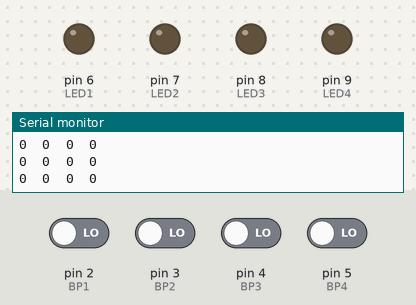
The sketch below on a simulated Arduino Uno, built with avr-gcc and run on an emulated ATmega328P. On the bench: output pins drawn as LEDs (lit = HIGH), the last lines printed to the serial monitor. The test bench sets the inputs (shaded band); at power-on: pin 2 (BP1), pin 3 (BP2), pin 4 (BP3), pin 5 (BP4) LOW.

Above: at 3.8 s.
3.9 s: pin 2 (BP1) driven HIGH and pin 3 (BP2) driven HIGH
6.9 s: pin 2 (BP1) driven LOW and pin 5 (BP4) driven HIGH
At 7.5 s:
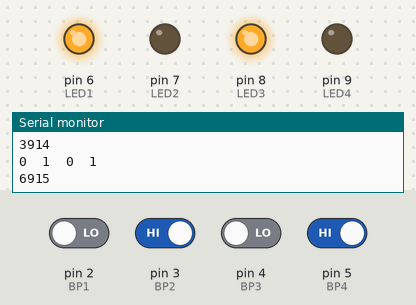
At 11.0 s:
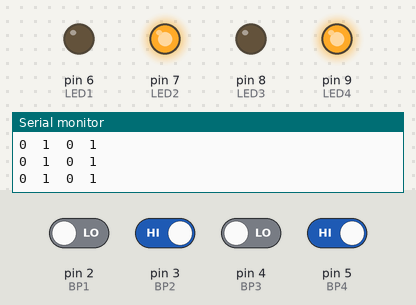
Timing chart, 0 to 12.5 s (numbered marks = the images above; inputs shaded):
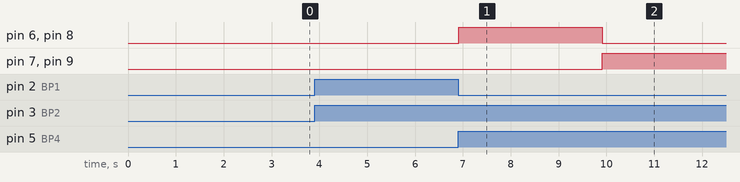

The sketch:

formation_etape1.ino
```cpp
// Les #define

#define BP1 2
#define BP2 3
#define BP3 4
#define BP4 5

#define LED1 6
#define LED2 7
#define LED3 8
#define LED4 9

int ga = 0;

// Les variables globales

int i_bp1 = 0;
int i_bp2 = 0;
int i_bp3 = 0;
int i_bp4 = 0;

int statut = 0;
int old_statut = 0;
unsigned long int delay_start = 0;

void setup() {
  inithardware();
}

void loop() {

  gestion_boutons();
  attente();
  gestion_leds();

  old_statut = statut;

}
```

attente.ino
```cpp
void attente()
{

  ga = 1;

  if(old_statut != statut)
    delay_start = millis();

  while(millis() - delay_start <= 3000 )
  {
    if (ga==1)
    {
      Serial.println(delay_start);
      ga = 0;
    }
    // Ceci est une attente !!!!
  }
}
```

gestion_boutons.ino
```cpp
void gestion_boutons()
{
  i_bp1=digitalRead(BP1);
  i_bp2=digitalRead(BP2);
  i_bp3=digitalRead(BP3);
  i_bp4=digitalRead(BP4);

  Serial.print(i_bp1);
  Serial.print("\t");
  Serial.print(i_bp2);
  Serial.print("\t");
  Serial.print(i_bp3);
  Serial.print("\t");
  Serial.print(i_bp4);
  Serial.print("\n");

  if(i_bp1 || i_bp3)
    statut = 1;
  else if(i_bp2 || i_bp4)
    statut = 2;
}
```

gestion_leds.ino
```cpp
void gestion_leds()
{
if (statut==1)
  {
  digitalWrite(LED1,HIGH);
  digitalWrite(LED2,LOW);
  digitalWrite(LED3,HIGH);
  digitalWrite(LED4,LOW);
  }
  else if (statut==2)
  {
  digitalWrite(LED1,LOW);
  digitalWrite(LED2,HIGH);
  digitalWrite(LED3,LOW);
  digitalWrite(LED4,HIGH);
  }
}
```

inithardware.ino
```cpp
void inithardware()
{
  pinMode(BP1,INPUT);
  pinMode(BP2,INPUT);
  pinMode(BP3,INPUT);
  pinMode(BP4,INPUT);

  pinMode(LED1,OUTPUT);
  pinMode(LED2,OUTPUT);
  pinMode(LED3,OUTPUT);
  pinMode(LED4,OUTPUT);

  Serial.begin(9600);
}
```

Measured:
- after the input at 6.9 s, pin 7 (LED2), pin 9 (LED4): LOW → HIGH after 3.0 s
